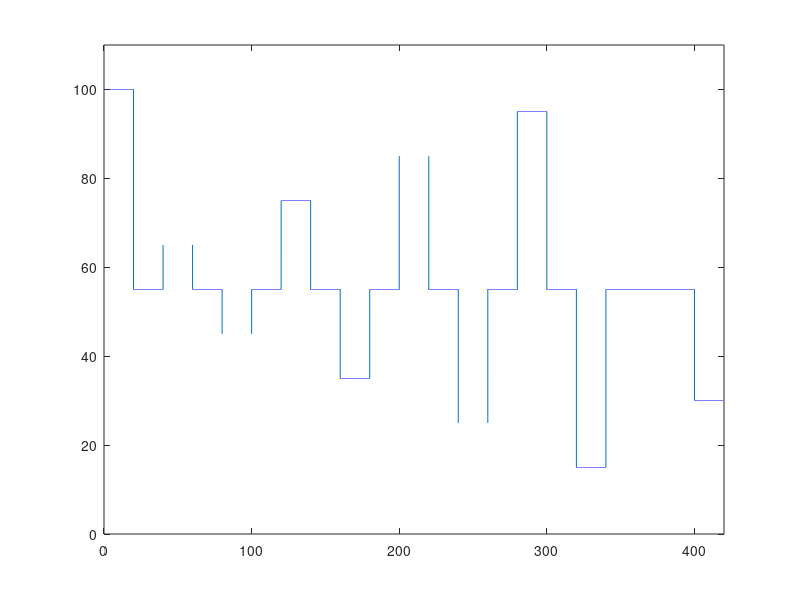

Recreate this plot in MATLAB. (Note: this script raises an error after producing the figure.)
clc
clear all

%Initial Notes...
%   ~12 min to heat up 

%% Desired Values (INPUT HERE)
equil = 55; % equilibrium point for valve openeing [%]
heatTime = 20; %time to heat-up [min]
coolDownTime = 20; % time to cooldown [min]
sampleRate = .1; % desired rate for sending reference [sec]
startTime = 40; % when to start the square wave[min]
period = 80; % period of square wave [min]

%% Conversions

heatTime = heatTime*60/sampleRate; %sec
startTime = startTime*60/sampleRate;
period = period*60/sampleRate;
coolDownTime = coolDownTime*60/sampleRate;

if equil-0 > 50
    counterMax = (100-equil)/10;
else
    counterMax = (equil-0)/10;
end

totalTime = (startTime+coolDownTime+(period*counterMax))*sampleRate; %[sec]

time = 0:sampleRate:totalTime;

%% Generating reference 

% Heat up/cooldown
for i=1:size(time,2)
    if i <= heatTime
        valve(i) = 100;
    elseif i >= (startTime + counterMax*period + 1)
        valve(i) = 30;
    else
        valve(i) = equil;
    end
end

for n = 0:counterMax-1
    for i = (startTime + period*n)+1:(startTime + period*(n+1)+1)
        if i <= startTime + period*(n + 1/4)
            valve(i) = equil + (10*(n+1));
        elseif i > (startTime + period*(n+1/2)) && i<= (startTime + period*(n+3/4))
            valve(i) = equil-(10*(n+1));
        end
    end
end

figure(1)
clf 
plot(time./60, valve)
%plot(time, valve)
ylim([0 110])
xlim([0 totalTime/60])
%xlim([0 totalTime])
yline(equil, '--r')
title('Reference Input for System Identification')
xlabel('Time [min]')
ylabel('Input - Valve Percentage [%]')

m = [time; valve]';
writematrix(m, 'systemID_ReferenceInput.csv');

